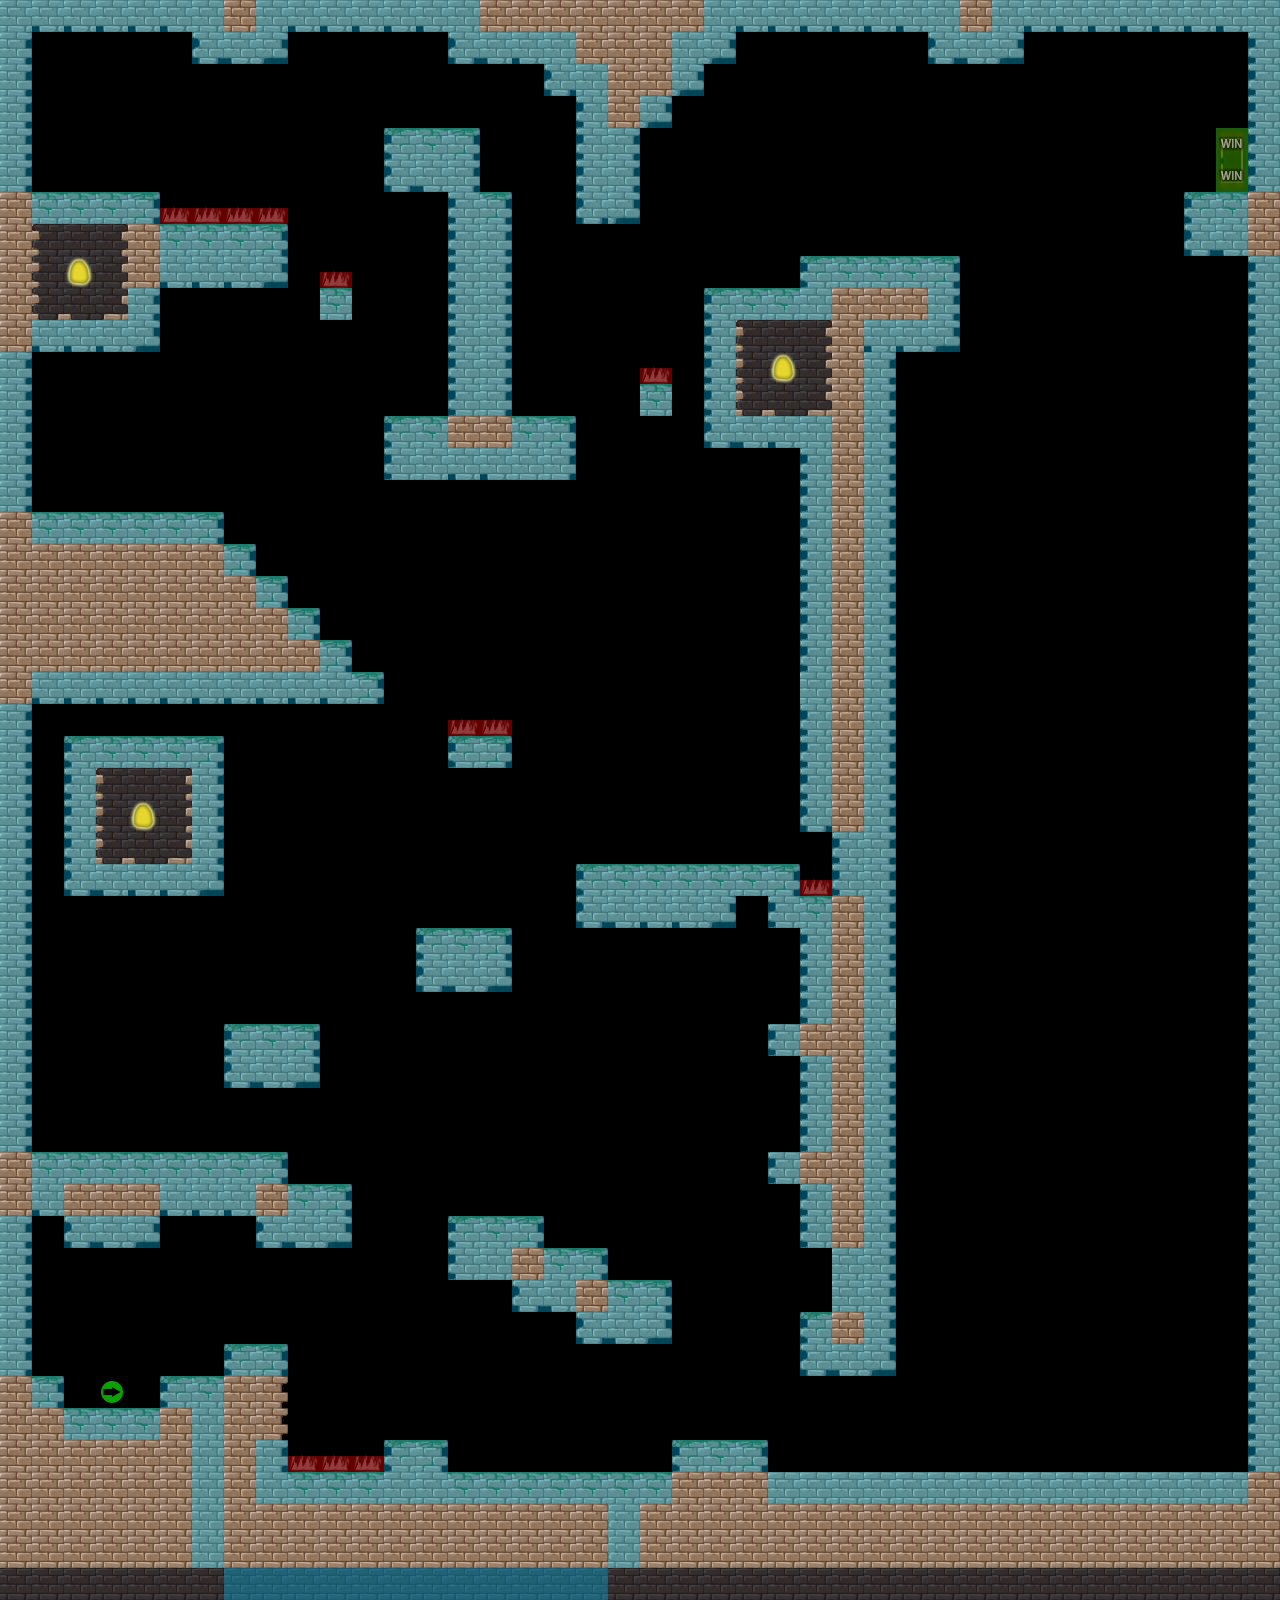

Tiled map render using the project's own tile images. Description and the map definition, with tile-layer contents summarised, below:
An orthogonal 40x50 tile map with 32x32 px tiles, 4 tile layers (100, 0, -100, collision), 2 tilesets.

<map version="1.0" orientation="orthogonal" width="40" height="50" tilewidth="32" tileheight="32">
 <tileset firstgid="1" name="Tileset" tilewidth="32" tileheight="32">
  <image source="tilesets/tileset.png" width="384" height="384" />
 </tileset>
 <tileset firstgid="145" name="collision" tilewidth="32" tileheight="32">
  <image source="tilesets/tiles_collision.png" width="160" height="96" />
 </tileset>
 <layer name="100" width="40" height="50">
  <data>[2000 cells, 22 non-empty, 1 distinct tile ids]</data>
 </layer>
 <layer name="0" width="40" height="50">
  <data>[2000 cells, 676 non-empty, 13 distinct tile ids]</data>
 </layer>
 <layer name="-100" width="40" height="50">
  <data>[2000 cells, 27 non-empty, 9 distinct tile ids]</data>
 </layer>
 <layer name="collision" width="40" height="50" opacity="0.75">
  <data>[2000 cells, 435 non-empty, 4 distinct tile ids]</data>
 </layer>
</map>
